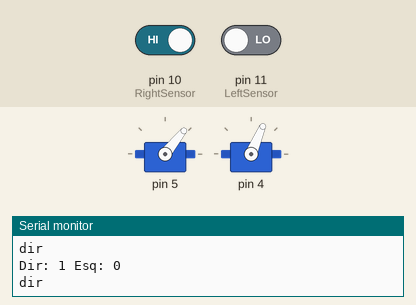
A sketch run on a simulated Arduino Uno, built with avr-gcc and run on an emulated ATmega328P. Parts: 2 × servo, the last lines printed to the serial monitor. The test bench sets the inputs (shaded band); at power-on: pin 10 (RightSensor) HIGH, pin 11 (LeftSensor) LOW.

Above: at 1.2 s.
1.3 s: pin 10 (RightSensor) driven LOW
At 2.1 s:
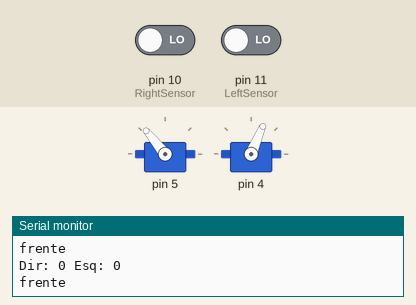
2.8 s: pin 11 (LeftSensor) driven HIGH
At 3.7 s:
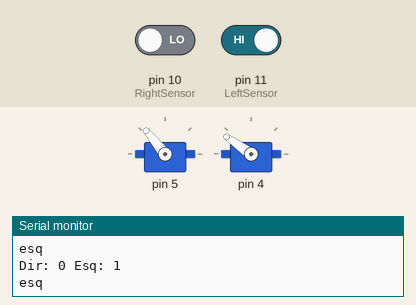
4.3 s: pin 11 (LeftSensor) driven LOW
At 5.3 s:
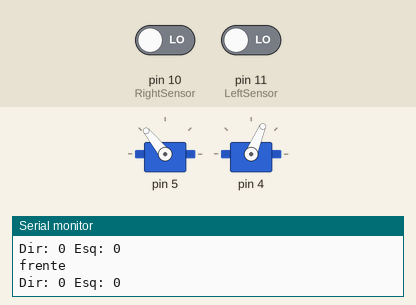
5.8 s: pin 10 (RightSensor) driven HIGH
At 6.3 s:
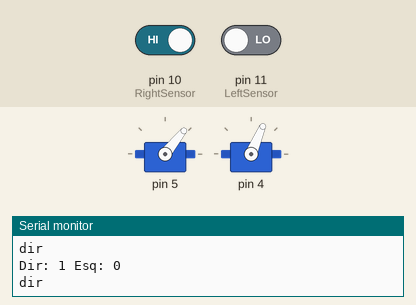
Timing chart, 0 to 8.8 s (numbered marks = the images above; inputs shaded):
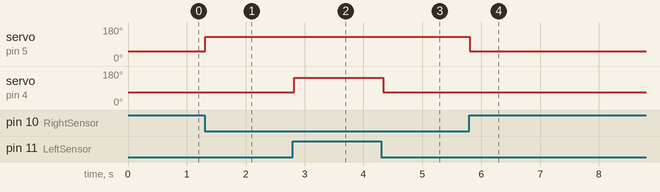

The sketch:

SeguidorLinha.ino
```cpp
#include "ServoMotor.h"

int RightSensor = 10;
int LeftSensor = 11;

ServoMotor motores;

bool right, left;

void setup() {
  // put your setup code here, to run once:
  pinMode(RightSensor, INPUT);
  pinMode(LeftSensor, INPUT);
  motores.setup(4, 5);
  motores.calibra(1635,1470);
  Serial.begin(9600);
}

void loop() {
  // put your main code here, to run repeatedly:
  right = digitalRead(RightSensor);
  left = digitalRead(LeftSensor);
  Serial.print("Dir: ");
  Serial.print(right);
  Serial.print(" Esq: ");
  Serial.println(left);

  if ( right == 0 && left == 0 ) // caminho certo
  {
      motores.frente();
      Serial.println("frente");
      delay(50);
      return;
  }

  else if ( right == 1 && left == 1 ) // condição de parada
  {
      motores.parado();
      Serial.println("parado");
      delay(2000);
      return;
  }

  else if ( left == 1 && right == 0 ) // linha detectada na esquerda
  {
      motores.viraEsquerda();
      Serial.println("esq");
      delay(50);
      return;
  }

  else if ( left == 0 && right == 1 ) // linha detectada na direita
  {
      motores.viraDireita();
      Serial.println("dir");
      delay(50);
      return;
  }

  delay(10000);
}
```

ServoMotor.cpp
```cpp
#include "ServoMotor.h"

ServoMotor::ServoMotor()
{
}

void ServoMotor::setup(int pinEsquerda, int pinDireita)
{
    pinEsq = pinEsquerda;
    pinDir = pinDireita;
    intensidade = 400;
    mDireito.attach(pinDir);
    mEsquerdo.attach(pinEsq);
}

void ServoMotor::velocidade(int Vel)
{
    if (Vel + paradoDireito > 2000)
        Vel = 500;
    intensidade = Vel;
}

void ServoMotor::calibra(int pEsq, int pDir)
{
    paradoDireito = pDir;
    paradoEsquerdo = pEsq;
}

void ServoMotor::frente()
{
    setup(pinEsq, pinDir);
    mDireito.writeMicroseconds(paradoDireito + intensidade);
    mEsquerdo.writeMicroseconds(paradoEsquerdo - intensidade);
}

void ServoMotor::viraDireita()
{
    setup(pinEsq, pinDir);
    mDireito.writeMicroseconds(paradoDireito - intensidade);
    mEsquerdo.writeMicroseconds(paradoEsquerdo - intensidade);
}

void ServoMotor::viraEsquerda()
{
    setup(pinEsq, pinDir);
    mDireito.writeMicroseconds(paradoDireito + intensidade);
    mEsquerdo.writeMicroseconds(paradoEsquerdo + intensidade);
}

void ServoMotor::re()
{
    setup(pinEsq, pinDir);
    mDireito.writeMicroseconds(paradoDireito - intensidade);
    mEsquerdo.writeMicroseconds(paradoEsquerdo + intensidade);
}

void ServoMotor::parado()
{
    mDireito.detach();
    mEsquerdo.detach();
}
```

ServoMotor.h
```cpp
#ifndef SERVOMOTOR_H
#define SERVOMOTOR_H
#include <Arduino.h>
#include <Servo.h>

class ServoMotor
{
  public:
    ServoMotor();
    void setup(int pinEsquerda, int pinDireita);
    void frente();
    void viraDireita();
    void viraEsquerda();
    void re();
    void parado();
    void velocidade(int Vel);
    void calibra(int pEsq, int pDir);

  private:
    int paradoDireito ;
    int paradoEsquerdo;
    int intensidade;
    int pinEsq, pinDir;

    Servo mEsquerdo;
    Servo mDireito;
};

#endif
```

Measured:
- after the input at 1.3 s, servo on pin 5: 51° → 129° at once
- after the input at 2.8 s, servo on pin 4: 67° → 145° at once
- after the input at 4.3 s, servo on pin 4: 145° → 67° at once
- after the input at 5.8 s, servo on pin 5: 129° → 51° at once
